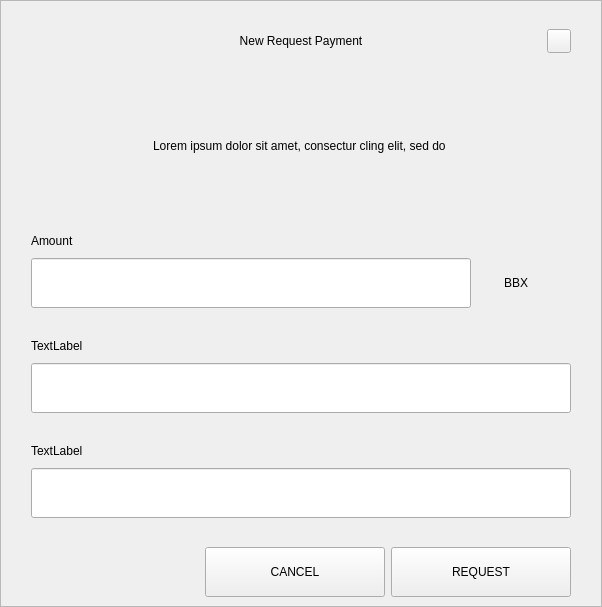
<?xml version="1.0" encoding="UTF-8"?>
<ui version="4.0">
 <class>RequestDialog</class>
 <widget class="QDialog" name="RequestDialog">
  <property name="geometry">
   <rect>
    <x>0</x>
    <y>0</y>
    <width>602</width>
    <height>607</height>
   </rect>
  </property>
  <property name="windowTitle">
   <string>Dialog</string>
  </property>
  <layout class="QVBoxLayout" name="verticalLayout_5">
   <property name="spacing">
    <number>0</number>
   </property>
   <property name="leftMargin">
    <number>0</number>
   </property>
   <property name="topMargin">
    <number>0</number>
   </property>
   <property name="rightMargin">
    <number>0</number>
   </property>
   <property name="bottomMargin">
    <number>0</number>
   </property>
   <item>
    <widget class="QFrame" name="frame">
     <property name="styleSheet">
      <string notr="true"/>
     </property>
     <property name="frameShape">
      <enum>QFrame::StyledPanel</enum>
     </property>
     <property name="frameShadow">
      <enum>QFrame::Raised</enum>
     </property>
     <layout class="QVBoxLayout" name="verticalLayout_4" stretch="1,0,0">
      <property name="spacing">
       <number>0</number>
      </property>
      <property name="leftMargin">
       <number>30</number>
      </property>
      <property name="topMargin">
       <number>20</number>
      </property>
      <property name="rightMargin">
       <number>30</number>
      </property>
      <property name="bottomMargin">
       <number>0</number>
      </property>
      <item>
       <layout class="QHBoxLayout" name="horizontalLayout_3">
        <property name="spacing">
         <number>0</number>
        </property>
        <item>
         <spacer name="horizontalSpacer_21">
          <property name="orientation">
           <enum>Qt::Horizontal</enum>
          </property>
          <property name="sizeHint" stdset="0">
           <size>
            <width>40</width>
            <height>20</height>
           </size>
          </property>
         </spacer>
        </item>
        <item>
         <widget class="QLabel" name="labelTitle">
          <property name="minimumSize">
           <size>
            <width>0</width>
            <height>40</height>
           </size>
          </property>
          <property name="maximumSize">
           <size>
            <width>16777215</width>
            <height>40</height>
           </size>
          </property>
          <property name="styleSheet">
           <string notr="true">padding-left:24px;</string>
          </property>
          <property name="text">
           <string>New Request Payment</string>
          </property>
          <property name="alignment">
           <set>Qt::AlignCenter</set>
          </property>
          <property name="margin">
           <number>7</number>
          </property>
         </widget>
        </item>
        <item>
         <spacer name="horizontalSpacer">
          <property name="orientation">
           <enum>Qt::Horizontal</enum>
          </property>
          <property name="sizeHint" stdset="0">
           <size>
            <width>40</width>
            <height>20</height>
           </size>
          </property>
         </spacer>
        </item>
        <item>
         <widget class="QPushButton" name="btnEsc">
          <property name="minimumSize">
           <size>
            <width>24</width>
            <height>24</height>
           </size>
          </property>
          <property name="maximumSize">
           <size>
            <width>24</width>
            <height>24</height>
           </size>
          </property>
          <property name="focusPolicy">
           <enum>Qt::NoFocus</enum>
          </property>
          <property name="text">
           <string/>
          </property>
         </widget>
        </item>
       </layout>
      </item>
      <item>
       <widget class="QStackedWidget" name="stack">
        <property name="minimumSize">
         <size>
          <width>540</width>
          <height>0</height>
         </size>
        </property>
        <property name="maximumSize">
         <size>
          <width>540</width>
          <height>16777215</height>
         </size>
        </property>
        <property name="currentIndex">
         <number>0</number>
        </property>
        <widget class="QWidget" name="page_1">
         <property name="minimumSize">
          <size>
           <width>540</width>
           <height>0</height>
          </size>
         </property>
         <property name="maximumSize">
          <size>
           <width>540</width>
           <height>16777215</height>
          </size>
         </property>
         <layout class="QVBoxLayout" name="layout1">
          <property name="spacing">
           <number>0</number>
          </property>
          <property name="leftMargin">
           <number>0</number>
          </property>
          <property name="topMargin">
           <number>0</number>
          </property>
          <property name="rightMargin">
           <number>0</number>
          </property>
          <property name="bottomMargin">
           <number>0</number>
          </property>
          <item>
           <spacer name="verticalSpacer_21">
            <property name="orientation">
             <enum>Qt::Vertical</enum>
            </property>
            <property name="sizeType">
             <enum>QSizePolicy::Fixed</enum>
            </property>
            <property name="sizeHint" stdset="0">
             <size>
              <width>20</width>
              <height>30</height>
             </size>
            </property>
           </spacer>
          </item>
          <item alignment="Qt::AlignHCenter">
           <widget class="QLabel" name="labelMessage">
            <property name="minimumSize">
             <size>
              <width>400</width>
              <height>50</height>
             </size>
            </property>
            <property name="text">
             <string>Lorem ipsum dolor sit amet, consectur cling elit, sed do </string>
            </property>
            <property name="alignment">
             <set>Qt::AlignCenter</set>
            </property>
            <property name="wordWrap">
             <bool>true</bool>
            </property>
           </widget>
          </item>
          <item alignment="Qt::AlignBottom">
           <widget class="QWidget" name="containerAmount" native="true">
            <layout class="QVBoxLayout" name="verticalLayout">
             <property name="spacing">
              <number>9</number>
             </property>
             <property name="leftMargin">
              <number>0</number>
             </property>
             <property name="topMargin">
              <number>0</number>
             </property>
             <property name="rightMargin">
              <number>0</number>
             </property>
             <property name="bottomMargin">
              <number>0</number>
             </property>
             <item>
              <widget class="QLabel" name="labelSubtitleAmount">
               <property name="minimumSize">
                <size>
                 <width>350</width>
                 <height>16</height>
                </size>
               </property>
               <property name="maximumSize">
                <size>
                 <width>16777215</width>
                 <height>16</height>
                </size>
               </property>
               <property name="text">
                <string>Amount</string>
               </property>
              </widget>
             </item>
             <item alignment="Qt::AlignTop">
              <widget class="QWidget" name="layoutAmount" native="true">
               <layout class="QHBoxLayout" name="horizontalLayout" stretch="2,0">
                <property name="spacing">
                 <number>0</number>
                </property>
                <property name="leftMargin">
                 <number>0</number>
                </property>
                <property name="topMargin">
                 <number>0</number>
                </property>
                <property name="rightMargin">
                 <number>0</number>
                </property>
                <property name="bottomMargin">
                 <number>0</number>
                </property>
                <item>
                 <widget class="QLineEdit" name="lineEditAmount">
                  <property name="minimumSize">
                   <size>
                    <width>0</width>
                    <height>50</height>
                   </size>
                  </property>
                  <property name="maximumSize">
                   <size>
                    <width>16777215</width>
                    <height>50</height>
                   </size>
                  </property>
                 </widget>
                </item>
                <item>
                 <widget class="QWidget" name="comboContainer" native="true">
                  <property name="minimumSize">
                   <size>
                    <width>100</width>
                    <height>50</height>
                   </size>
                  </property>
                  <property name="maximumSize">
                   <size>
                    <width>16777215</width>
                    <height>50</height>
                   </size>
                  </property>
                  <layout class="QHBoxLayout" name="horizontalLayout_31">
                   <property name="spacing">
                    <number>0</number>
                   </property>
                   <property name="leftMargin">
                    <number>0</number>
                   </property>
                   <property name="topMargin">
                    <number>0</number>
                   </property>
                   <property name="rightMargin">
                    <number>10</number>
                   </property>
                   <property name="bottomMargin">
                    <number>0</number>
                   </property>
                   <item>
                    <widget class="QLabel" name="comboBoxCoin">
                     <property name="text">
                      <string>BBX</string>
                     </property>
                     <property name="alignment">
                      <set>Qt::AlignCenter</set>
                     </property>
                    </widget>
                   </item>
                  </layout>
                 </widget>
                </item>
               </layout>
              </widget>
             </item>
            </layout>
           </widget>
          </item>
          <item>
           <spacer name="verticalSpacer_31">
            <property name="orientation">
             <enum>Qt::Vertical</enum>
            </property>
            <property name="sizeType">
             <enum>QSizePolicy::Fixed</enum>
            </property>
            <property name="sizeHint" stdset="0">
             <size>
              <width>20</width>
              <height>30</height>
             </size>
            </property>
           </spacer>
          </item>
          <item>
           <layout class="QVBoxLayout" name="verticalLayoutLabel">
            <property name="spacing">
             <number>9</number>
            </property>
            <item>
             <widget class="QLabel" name="labelSubtitleLabel">
              <property name="minimumSize">
               <size>
                <width>0</width>
                <height>16</height>
               </size>
              </property>
              <property name="maximumSize">
               <size>
                <width>16777215</width>
                <height>16</height>
               </size>
              </property>
              <property name="text">
               <string>TextLabel</string>
              </property>
             </widget>
            </item>
            <item>
             <widget class="QLineEdit" name="lineEditLabel">
              <property name="minimumSize">
               <size>
                <width>0</width>
                <height>50</height>
               </size>
              </property>
              <property name="maximumSize">
               <size>
                <width>16777215</width>
                <height>50</height>
               </size>
              </property>
             </widget>
            </item>
           </layout>
          </item>
          <item>
           <spacer name="verticalSpacer_34">
            <property name="orientation">
             <enum>Qt::Vertical</enum>
            </property>
            <property name="sizeType">
             <enum>QSizePolicy::Fixed</enum>
            </property>
            <property name="sizeHint" stdset="0">
             <size>
              <width>20</width>
              <height>30</height>
             </size>
            </property>
           </spacer>
          </item>
          <item>
           <layout class="QVBoxLayout" name="verticalLayoutDescription">
            <property name="spacing">
             <number>9</number>
            </property>
            <item>
             <widget class="QLabel" name="labelSubtitleDescription">
              <property name="minimumSize">
               <size>
                <width>0</width>
                <height>16</height>
               </size>
              </property>
              <property name="maximumSize">
               <size>
                <width>16777215</width>
                <height>16</height>
               </size>
              </property>
              <property name="text">
               <string>TextLabel</string>
              </property>
             </widget>
            </item>
            <item>
             <widget class="QLineEdit" name="lineEditDescription">
              <property name="minimumSize">
               <size>
                <width>0</width>
                <height>50</height>
               </size>
              </property>
              <property name="maximumSize">
               <size>
                <width>16777215</width>
                <height>50</height>
               </size>
              </property>
             </widget>
            </item>
            <item>
             <spacer name="verticalSpacer_4">
              <property name="orientation">
               <enum>Qt::Vertical</enum>
              </property>
              <property name="sizeType">
               <enum>QSizePolicy::Fixed</enum>
              </property>
              <property name="sizeHint" stdset="0">
               <size>
                <width>20</width>
                <height>20</height>
               </size>
              </property>
             </spacer>
            </item>
           </layout>
          </item>
         </layout>
        </widget>
        <widget class="QWidget" name="page_2">
         <layout class="QVBoxLayout" name="layout2">
          <item>
           <spacer name="verticalSpacer_5">
            <property name="orientation">
             <enum>Qt::Vertical</enum>
            </property>
            <property name="sizeType">
             <enum>QSizePolicy::Fixed</enum>
            </property>
            <property name="sizeHint" stdset="0">
             <size>
              <width>20</width>
              <height>50</height>
             </size>
            </property>
           </spacer>
          </item>
          <item alignment="Qt::AlignHCenter">
           <widget class="QLabel" name="labelQrImg">
            <property name="minimumSize">
             <size>
              <width>260</width>
              <height>260</height>
             </size>
            </property>
            <property name="maximumSize">
             <size>
              <width>260</width>
              <height>260</height>
             </size>
            </property>
            <property name="text">
             <string/>
            </property>
            <property name="alignment">
             <set>Qt::AlignCenter</set>
            </property>
           </widget>
          </item>
          <item>
           <spacer name="verticalSpacer_2">
            <property name="orientation">
             <enum>Qt::Vertical</enum>
            </property>
            <property name="sizeType">
             <enum>QSizePolicy::Fixed</enum>
            </property>
            <property name="sizeHint" stdset="0">
             <size>
              <width>20</width>
              <height>30</height>
             </size>
            </property>
           </spacer>
          </item>
          <item alignment="Qt::AlignHCenter">
           <widget class="QLabel" name="labelAddress">
            <property name="text">
             <string>D7VFR83SQbiezrW72hjcWJtcfip5krte2Z </string>
            </property>
           </widget>
          </item>
          <item>
           <spacer name="verticalSpacer_32">
            <property name="orientation">
             <enum>Qt::Vertical</enum>
            </property>
            <property name="sizeType">
             <enum>QSizePolicy::Expanding</enum>
            </property>
            <property name="sizeHint" stdset="0">
             <size>
              <width>20</width>
              <height>20</height>
             </size>
            </property>
           </spacer>
          </item>
          <item>
           <layout class="QHBoxLayout" name="horizontal">
            <property name="leftMargin">
             <number>20</number>
            </property>
            <property name="rightMargin">
             <number>20</number>
            </property>
            <property name="bottomMargin">
             <number>20</number>
            </property>
            <item>
             <spacer name="horizontalSpacer_4">
              <property name="orientation">
               <enum>Qt::Horizontal</enum>
              </property>
              <property name="sizeHint" stdset="0">
               <size>
                <width>40</width>
                <height>20</height>
               </size>
              </property>
             </spacer>
            </item>
            <item>
             <widget class="QPushButton" name="btnCopyAddress">
              <property name="minimumSize">
               <size>
                <width>180</width>
                <height>50</height>
               </size>
              </property>
              <property name="text">
               <string>COPY ADDRESS</string>
              </property>
             </widget>
            </item>
            <item>
             <widget class="QPushButton" name="btnCopyUrl">
              <property name="minimumSize">
               <size>
                <width>180</width>
                <height>50</height>
               </size>
              </property>
              <property name="text">
               <string>COPY URL</string>
              </property>
             </widget>
            </item>
            <item>
             <spacer name="horizontalSpacer_2">
              <property name="orientation">
               <enum>Qt::Horizontal</enum>
              </property>
              <property name="sizeHint" stdset="0">
               <size>
                <width>40</width>
                <height>20</height>
               </size>
              </property>
             </spacer>
            </item>
           </layout>
          </item>
         </layout>
        </widget>
       </widget>
      </item>
      <item>
       <widget class="QWidget" name="buttonsStack" native="true">
        <layout class="QHBoxLayout" name="horizontalLayout_5">
         <property name="leftMargin">
          <number>20</number>
         </property>
         <property name="rightMargin">
          <number>0</number>
         </property>
         <item>
          <spacer name="horizontalSpacer_41">
           <property name="orientation">
            <enum>Qt::Horizontal</enum>
           </property>
           <property name="sizeHint" stdset="0">
            <size>
             <width>40</width>
             <height>20</height>
            </size>
           </property>
          </spacer>
         </item>
         <item>
          <widget class="QPushButton" name="btnCancel">
           <property name="minimumSize">
            <size>
             <width>180</width>
             <height>50</height>
            </size>
           </property>
           <property name="focusPolicy">
            <enum>Qt::NoFocus</enum>
           </property>
           <property name="text">
            <string>CANCEL</string>
           </property>
          </widget>
         </item>
         <item>
          <widget class="QPushButton" name="btnSave">
           <property name="minimumSize">
            <size>
             <width>180</width>
             <height>50</height>
            </size>
           </property>
           <property name="focusPolicy">
            <enum>Qt::NoFocus</enum>
           </property>
           <property name="text">
            <string>REQUEST</string>
           </property>
          </widget>
         </item>
        </layout>
       </widget>
      </item>
     </layout>
    </widget>
   </item>
  </layout>
 </widget>
 <resources/>
 <connections/>
</ui>
